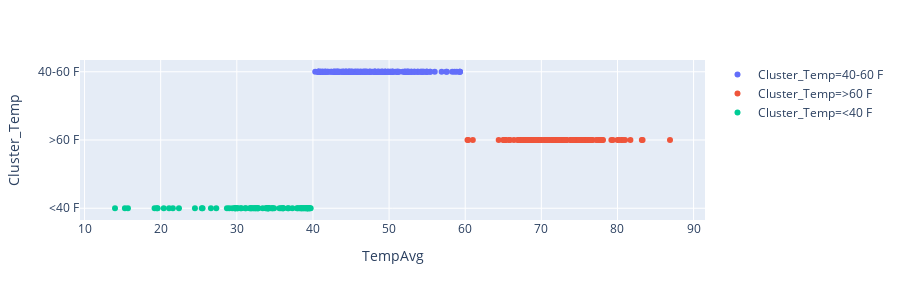

Notebook code cell kept with this figure:
### Markdown cell above
The above table resumes the results of the k-means analysis. The results look very similar to what we expected, note that one of the cluster (cluster #2) groups temperatures under $\approx 40^o F$ while the cluster #1 groups temperatures greater than $60^o F$. Finally, the cluster #0 groups temperatures between $\approx 40$ and $60^o F$.    
Now, let's transform the new variable `Cluster_Temp` to include the ranges of values as labels instead of integer labels than don't provide much information.

### Code cell
dic={0:'40-60 F', 1: '>60 F', 2: '<40 F'}
covid_weather['Cluster_Temp'].replace(dic,inplace=True)
px.scatter(covid_weather, x="TempAvg", y="Cluster_Temp", color="Cluster_Temp",
                 marginal_y=None, marginal_x=None, trendline="o",
          width=900, height=300)

### Figure 1 — Plotly figure (JSON) as saved in the notebook; plotly's stock layout.template omitted (floating-point values rounded to 4 significant figures; data arrays with more than 128 entries replaced by an {"elided": "..."} marker saying what was removed)
{"data": [{"hoverlabel": {"namelength": 0}, "hovertemplate": "Cluster_Temp=%{y}<br>TempAvg=%{x}", "legendgroup": "Cluster_Temp=40-60 F", "marker": {"color": "#636efa", "symbol": "circle"}, "mode": "markers", "name": "Cluster_Temp=40-60 F", "showlegend": true, "type": "scatter", "x": {"elided": "174 float values"}, "xaxis": "x", "y": {"elided": "174 str values"}, "yaxis": "y"}, {"hoverlabel": {"namelength": 0}, "hovertemplate": "Cluster_Temp=40-60 F", "legendgroup": "Cluster_Temp=40-60 F", "marker": {"color": "#636efa", "symbol": "circle"}, "mode": "lines", "name": "Cluster_Temp=40-60 F", "showlegend": false, "type": "scatter", "xaxis": "x", "yaxis": "y"}, {"hoverlabel": {"namelength": 0}, "hovertemplate": "Cluster_Temp=%{y}<br>TempAvg=%{x}", "legendgroup": "Cluster_Temp=>60 F", "marker": {"color": "#EF553B", "symbol": "circle"}, "mode": "markers", "name": "Cluster_Temp=>60 F", "showlegend": true, "type": "scatter", "x": {"elided": "137 float values"}, "xaxis": "x", "y": {"elided": "137 str values"}, "yaxis": "y"}, {"hoverlabel": {"namelength": 0}, "hovertemplate": "Cluster_Temp=>60 F", "legendgroup": "Cluster_Temp=>60 F", "marker": {"color": "#EF553B", "symbol": "circle"}, "mode": "lines", "name": "Cluster_Temp=>60 F", "showlegend": false, "type": "scatter", "xaxis": "x", "yaxis": "y"}, {"hoverlabel": {"namelength": 0}, "hovertemplate": "Cluster_Temp=%{y}<br>TempAvg=%{x}", "legendgroup": "Cluster_Temp=<40 F", "marker": {"color": "#00cc96", "symbol": "circle"}, "mode": "markers", "name": "Cluster_Temp=<40 F", "showlegend": true, "type": "scatter", "x": [39.3, 38.4, 39.2, 15.3, 19.2, 31.7, 32.8, 29, 25.5, 19.5, 28.7, 22.4, 26.6, 21.6, 19.6, 31.9, 31.1, 20.4, 15.7, 29.4, 25.4, 30.6, 36.1, 21.1, 14, 24.5, 32.2, 31.8, 34.1, 39.6, 37.9, 33.8, 32.7, 34.9, 32.3, 39.5, 34, 36.1, 38.5, 38, 34.7, 36.7, 39.3, 30.1, 27.3, 32.8, 32, 30.1, 36.8, 38.7, 37.3, 33.4, 29.8, 38.5, 39.3, 34.1, 34.1, 32.5, 32.5, 29.7, 29.9, 34.2, 39, 39.7, 38.7, 35.8, 34.7, 33.9, 34.2, 39.3, 38.9, 35.6, 29.8, 38.2, 39.1, 34.5, 31.2, 30.5, 36, 39.5], "xaxis": "x", "y": ["<40 F", "<40 F", "<40 F", "<40 F", "<40 F", "<40 F", "<40 F", "<40 F", "<40 F", "<40 F", "<40 F", "<40 F", "<40 F", "<40 F", "<40 F", "<40 F", "<40 F", "<40 F", "<40 F", "<40 F", "<40 F", "<40 F", "<40 F", "<40 F", "<40 F", "<40 F", "<40 F", "<40 F", "<40 F", "<40 F", "<40 F", "<40 F", "<40 F", "<40 F", "<40 F", "<40 F", "<40 F", "<40 F", "<40 F", "<40 F", "<40 F", "<40 F", "<40 F", "<40 F", "<40 F", "<40 F", "<40 F", "<40 F", "<40 F", "<40 F", "<40 F", "<40 F", "<40 F", "<40 F", "<40 F", "<40 F", "<40 F", "<40 F", "<40 F", "<40 F", "<40 F", "<40 F", "<40 F", "<40 F", "<40 F", "<40 F", "<40 F", "<40 F", "<40 F", "<40 F", "<40 F", "<40 F", "<40 F", "<40 F", "<40 F", "<40 F", "<40 F", "<40 F", "<40 F", "<40 F"], "yaxis": "y"}, {"hoverlabel": {"namelength": 0}, "hovertemplate": "Cluster_Temp=<40 F", "legendgroup": "Cluster_Temp=<40 F", "marker": {"color": "#00cc96", "symbol": "circle"}, "mode": "lines", "name": "Cluster_Temp=<40 F", "showlegend": false, "type": "scatter", "xaxis": "x", "yaxis": "y"}], "layout": {"height": 300, "legend": {"tracegroupgap": 0}, "margin": {"t": 60}, "width": 900, "xaxis": {"anchor": "y", "domain": [0, 1], "title": {"text": "TempAvg"}}, "yaxis": {"anchor": "x", "categoryarray": ["<40 F", ">60 F", "40-60 F"], "categoryorder": "array", "domain": [0, 1], "title": {"text": "Cluster_Temp"}}}}
